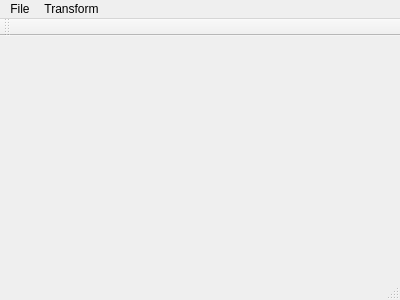
<?xml version="1.0" encoding="UTF-8"?>
<ui version="4.0">
 <class>MainWindow</class>
 <widget class="QMainWindow" name="MainWindow">
  <property name="geometry">
   <rect>
    <x>0</x>
    <y>0</y>
    <width>400</width>
    <height>300</height>
   </rect>
  </property>
  <property name="windowTitle">
   <string>MainWindow</string>
  </property>
  <widget class="QWidget" name="centralWidget">
   <layout class="QVBoxLayout" name="verticalLayout">
    <item>
     <widget class="QLabel" name="labelImage">
      <property name="text">
       <string/>
      </property>
     </widget>
    </item>
   </layout>
  </widget>
  <widget class="QMenuBar" name="menuBar">
   <property name="geometry">
    <rect>
     <x>0</x>
     <y>0</y>
     <width>400</width>
     <height>22</height>
    </rect>
   </property>
   <widget class="QMenu" name="menuFile">
    <property name="title">
     <string>File</string>
    </property>
    <addaction name="actionOpen"/>
    <addaction name="actionClose"/>
    <addaction name="separator"/>
    <addaction name="actionQuit"/>
   </widget>
   <widget class="QMenu" name="menuTransform">
    <property name="title">
     <string>Transform</string>
    </property>
    <addaction name="actionRotate"/>
   </widget>
   <addaction name="menuFile"/>
   <addaction name="menuTransform"/>
  </widget>
  <widget class="QToolBar" name="mainToolBar">
   <attribute name="toolBarArea">
    <enum>TopToolBarArea</enum>
   </attribute>
   <attribute name="toolBarBreak">
    <bool>false</bool>
   </attribute>
  </widget>
  <widget class="QStatusBar" name="statusBar"/>
  <action name="actionOpen">
   <property name="text">
    <string>Open</string>
   </property>
  </action>
  <action name="actionClose">
   <property name="text">
    <string>Close</string>
   </property>
  </action>
  <action name="actionRotate">
   <property name="text">
    <string>Rotate</string>
   </property>
  </action>
  <action name="actionQuit">
   <property name="text">
    <string>Quit</string>
   </property>
  </action>
 </widget>
 <layoutdefault spacing="6" margin="11"/>
 <resources/>
 <connections/>
</ui>
